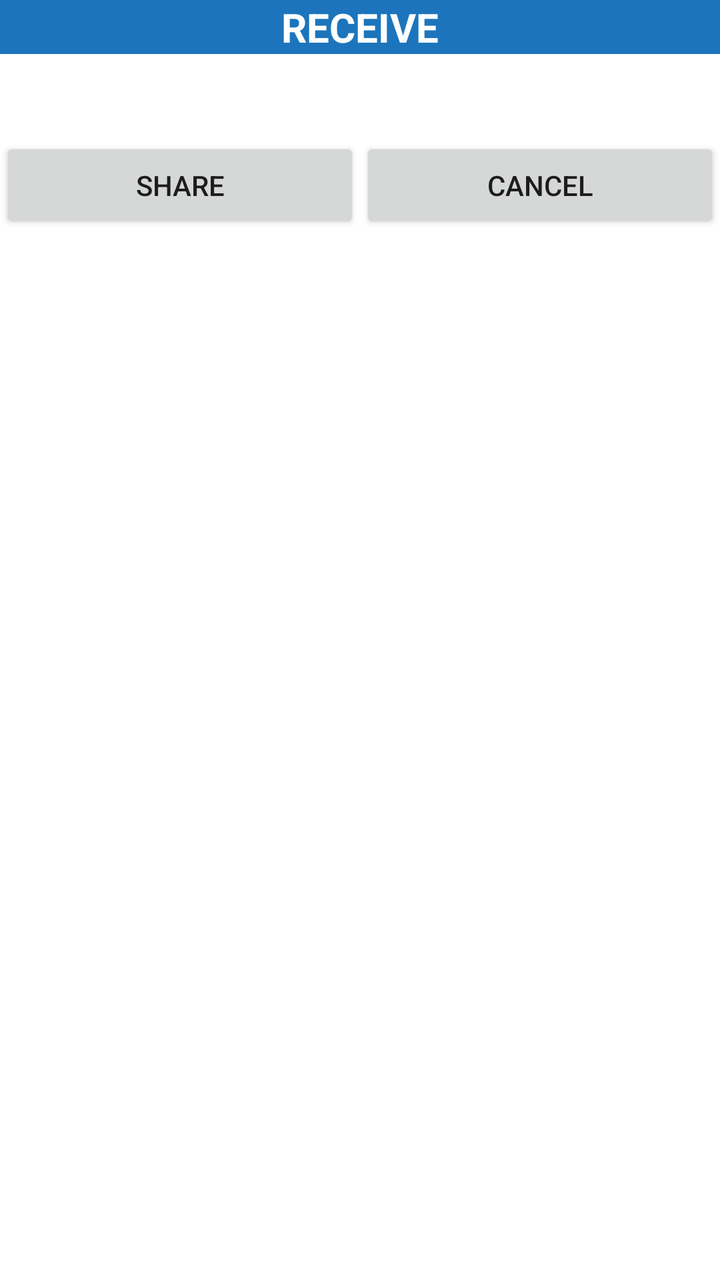
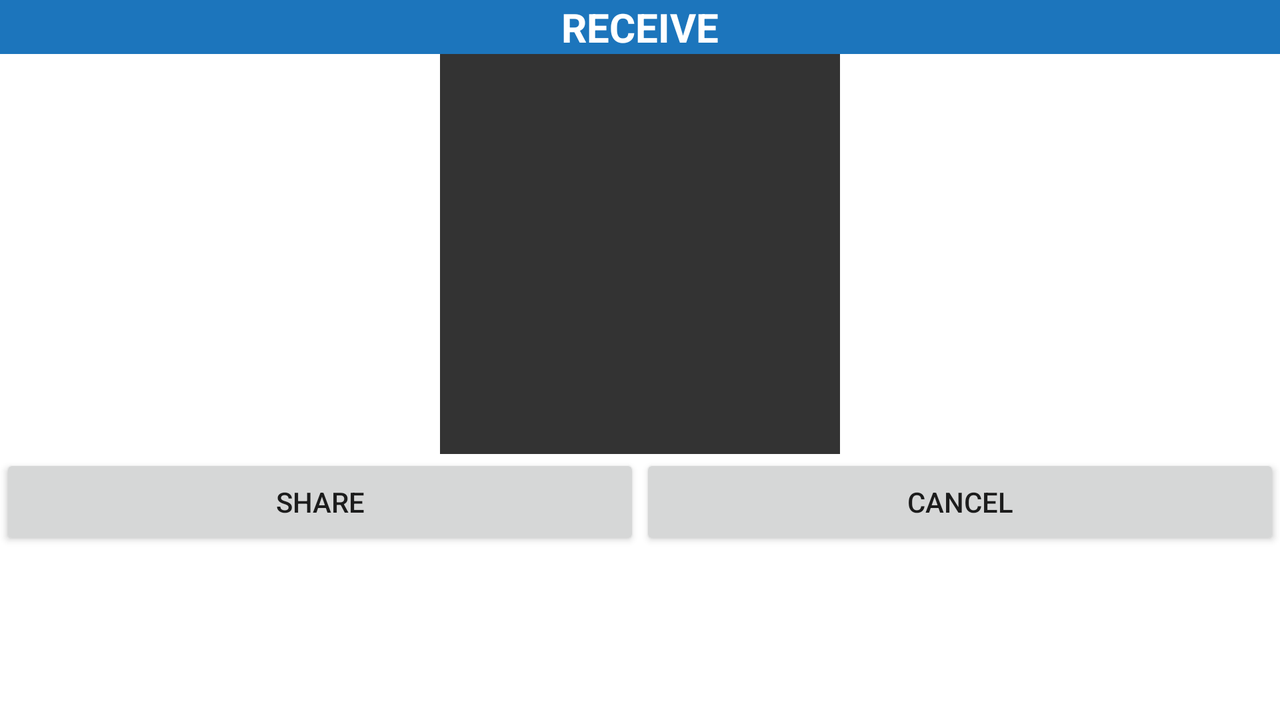

Two renders of one Android screen. The first uses the default layout on a phone; the second uses the alternative layout the repository ships for a different screen configuration, on a matching device. The two XML files are below.
<!-- AndroidManifest.xml: fallback theme Theme.MaterialComponents.DayNight.NoActionBar -->
<!-- res/layout/layout_receiving.xml -->
<RelativeLayout xmlns:android="http://schemas.android.com/apk/res/android"
    xmlns:tools="http://schemas.android.com/tools" android:layout_width="match_parent"
    android:layout_height="match_parent"
    android:background="#fff"
    android:paddingBottom="@dimen/activity_vertical_margin">

    <TextView
        android:id="@+id/tv_title_receiving"
        android:textAlignment="center"
        android:gravity="center"
        android:background="@color/theme_default"
        android:text="@string/receive"
        android:textAllCaps="true"
        android:textColor="#fff"
        android:textSize="20sp"
        android:textStyle="bold"
        android:layout_width="fill_parent"
        android:layout_height="wrap_content" />

    <ImageView
        android:background="#333"
        android:layout_below="@id/tv_title_receiving"
        android:layout_centerHorizontal="true"
        android:id="@+id/img_qr_receive"
        android:layout_width="wrap_content"
        android:layout_height="wrap_content" />

    <TextView
        android:id="@+id/tv_receiving_address"
        android:gravity="center_horizontal"
        android:textSize="16sp"
        android:paddingLeft="5dp"
        android:paddingRight="5dp"
        android:textStyle="bold"
        android:textColor="#444"
        android:layout_below="@id/img_qr_receive"
        android:layout_width="wrap_content"
        android:layout_height="wrap_content" />

    <LinearLayout
        android:layout_marginTop="20dp"
        android:gravity="center"
        android:layout_below="@id/tv_receiving_address"
        android:layout_width="fill_parent"
        android:layout_height="wrap_content">
        <Button
            android:id="@+id/btn_share_receive"
            android:text="@string/share"
            android:textAllCaps="true"
            android:layout_weight=".5"
            android:layout_width="fill_parent"
            android:layout_height="wrap_content" />

        <Button
            android:id="@+id/btn_cancel_receive"
            android:text="@string/cancel"
            android:textAllCaps="true"
            android:layout_weight=".5"
            android:layout_width="fill_parent"
            android:layout_height="wrap_content" />
    </LinearLayout>



</RelativeLayout>
<!-- resources referenced by this layout -->
<resources>
  <color name="theme_default">#1C75BC</color>
  <string name="cancel">Cancel</string>
  <string name="receive">Receive</string>
  <string name="share">Share</string>
</resources>
<!-- res/layout-land/layout_receiving.xml (the author's variant of the layout above) -->
<!-- drawn on the phone turned sideways -->
<RelativeLayout xmlns:android="http://schemas.android.com/apk/res/android"
    xmlns:tools="http://schemas.android.com/tools" android:layout_width="match_parent"
    android:layout_height="match_parent"
    android:background="#fff">

    <TextView
        android:id="@+id/tv_title_receiving"
        android:textAlignment="center"
        android:gravity="center"
        android:background="@color/theme_default"
        android:text="RECEIVE"
        android:textColor="#fff"
        android:textSize="20sp"
        android:textStyle="bold"
        android:layout_width="fill_parent"
        android:layout_height="wrap_content" />

    <TextView
        android:id="@+id/tv_receiving_address"
        android:gravity="center_horizontal"
        android:textSize="16sp"
        android:visibility="gone"
        android:paddingLeft="5dp"
        android:paddingRight="5dp"
        android:textStyle="bold"
        android:textColor="#444"
        android:layout_below="@id/tv_title_receiving"
        android:layout_width="wrap_content"
        android:layout_height="wrap_content" />

    <ImageView
        android:background="#333"
        android:layout_below="@id/tv_receiving_address"
        android:layout_centerHorizontal="true"
        android:id="@+id/img_qr_receive"
        android:layout_width="200dp"
        android:layout_height="200dp" />

    <LinearLayout
        android:gravity="center"
        android:layout_below="@id/img_qr_receive"
        android:layout_width="fill_parent"
        android:layout_height="wrap_content">
        <Button
            android:id="@+id/btn_share_receive"
            android:text="SHARE"
            android:layout_weight=".5"
            android:layout_width="fill_parent"
            android:layout_height="wrap_content" />

        <Button
            android:id="@+id/btn_cancel_receive"
            android:text="CANCEL"
            android:layout_weight=".5"
            android:layout_width="fill_parent"
            android:layout_height="wrap_content" />
    </LinearLayout>



</RelativeLayout>
<!-- resources referenced by the variant -->
<!-- as the phone turned sideways resolves them -->
<resources>
  <color name="theme_default">#1C75BC</color>
</resources>
